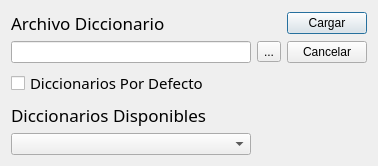
<ui version="4.0" >
 <class>OLoadDictionaryDialog</class>
 <widget class="QDialog" name="OLoadDictionaryDialog" >
  <property name="geometry" >
   <rect>
    <x>0</x>
    <y>0</y>
    <width>378</width>
    <height>159</height>
   </rect>
  </property>
  <property name="windowTitle" >
   <string>Dialog</string>
  </property>
  <layout class="QGridLayout" >
   <item row="0" column="0" colspan="2" >
    <widget class="QLabel" name="label_2" >
     <property name="font" >
      <font>
       <family>OStayPuft</family>
       <pointsize>13</pointsize>
      </font>
     </property>
     <property name="text" >
      <string>Archivo Diccionario</string>
     </property>
    </widget>
   </item>
   <item row="0" column="2" >
    <widget class="QPushButton" name="OLoadPushButton" >
     <property name="text" >
      <string>Cargar</string>
     </property>
    </widget>
   </item>
   <item row="1" column="0" >
    <widget class="QLineEdit" name="ODictionaryLineEdit" />
   </item>
   <item row="1" column="1" >
    <widget class="QToolButton" name="OGetFileToolButton" >
     <property name="text" >
      <string>...</string>
     </property>
    </widget>
   </item>
   <item row="1" column="2" >
    <widget class="QPushButton" name="OQuitPushButton" >
     <property name="text" >
      <string>Cancelar</string>
     </property>
    </widget>
   </item>
   <item row="2" column="0" >
    <widget class="QCheckBox" name="ODictionayDefaultCheckBox" >
     <property name="font" >
      <font>
       <family>OStayPuft</family>
       <pointsize>11</pointsize>
      </font>
     </property>
     <property name="text" >
      <string>Diccionarios Por Defecto</string>
     </property>
    </widget>
   </item>
   <item rowspan="3" row="2" column="1" colspan="2" >
    <widget class="QLabel" name="OViewLabel" >
     <property name="text" >
      <string/>
     </property>
     <property name="pixmap" >
      <pixmap resource="OJohnDicDialog.qrc" >:/home/andresete/WorkSpace/OHackSuite/OIcons/JOhnICons/!.png</pixmap>
     </property>
     <property name="alignment" >
      <set>Qt::AlignCenter</set>
     </property>
    </widget>
   </item>
   <item row="3" column="0" >
    <widget class="QLabel" name="label" >
     <property name="font" >
      <font>
       <family>OStayPuft</family>
       <pointsize>13</pointsize>
      </font>
     </property>
     <property name="text" >
      <string>Diccionarios Disponibles</string>
     </property>
    </widget>
   </item>
   <item row="4" column="0" >
    <widget class="QComboBox" name="ODictionaryComboBox" />
   </item>
  </layout>
 </widget>
 <resources>
  <include location="OJohnDicDialog.qrc" />
 </resources>
 <connections>
  <connection>
   <sender>ODictionaryLineEdit</sender>
   <signal>returnPressed()</signal>
   <receiver>OLoadPushButton</receiver>
   <slot>click()</slot>
   <hints>
    <hint type="sourcelabel" >
     <x>175</x>
     <y>67</y>
    </hint>
    <hint type="destinationlabel" >
     <x>301</x>
     <y>25</y>
    </hint>
   </hints>
  </connection>
 </connections>
</ui>
